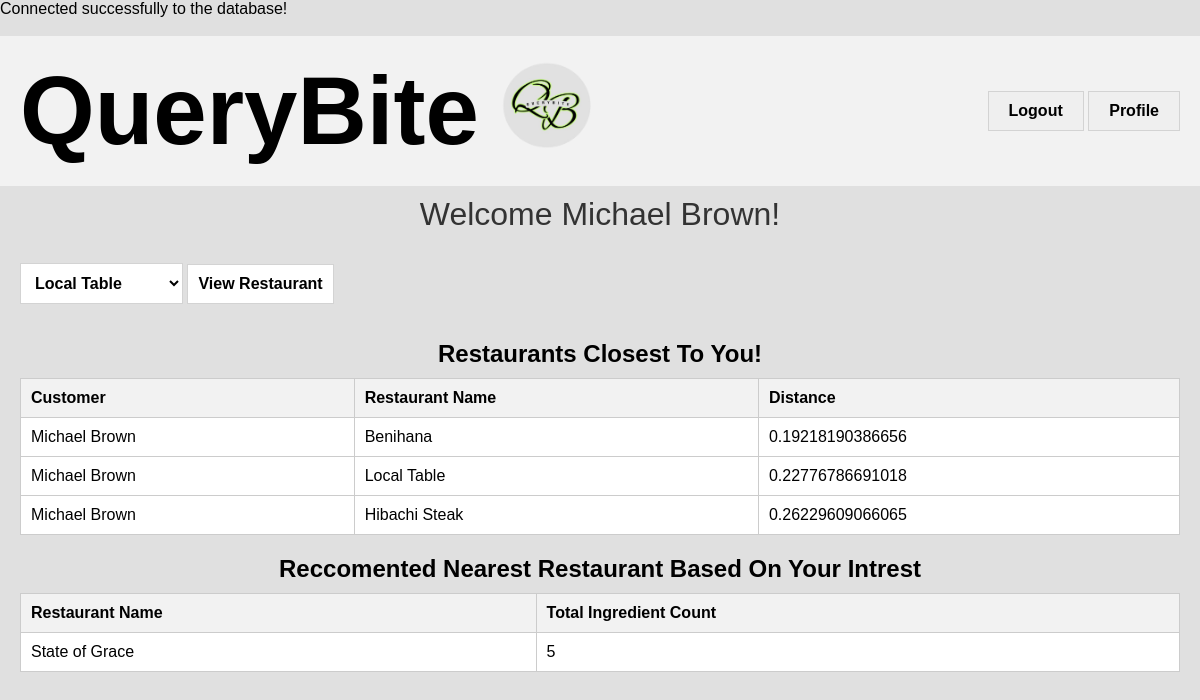
The page /customer_home.php?customer_id=3 on the database its author committed.
### tables this page shows
CREATE TABLE `customers` (
  `Customer_ID` int(11) NOT NULL,
  `Name` varchar(20) NOT NULL,
  `Longitude` float NOT NULL,
  `Latitude` float NOT NULL,
  `username` varchar(25) DEFAULT NULL,
  `pass` varchar(25) DEFAULT NULL
);

CREATE TABLE `restaurant` (
  `Restaurant_ID` int(11) NOT NULL,
  `Name` varchar(100) NOT NULL,
  `Longitude` float DEFAULT NULL,
  `Latitude` float DEFAULT NULL,
  `Rating` decimal(2,1) DEFAULT NULL,
  `open_time` time DEFAULT NULL,
  `close_time` time DEFAULT NULL,
  `total_tables` int(11) DEFAULT NULL
);

### customer_home.php (the view, shortened to what this page needs)
<?php
$customer_id = $_GET['customer_id'];
include 'dp_connection.php';
$customer_query = $conn->prepare("SELECT Name FROM customers WHERE Customer_ID = :customer_id");
$customer_query->bindParam(':customer_id', $customer_id, PDO::PARAM_INT);
$customer_query->execute();
$customer = $customer_query->fetch(PDO::FETCH_ASSOC);
$customer_name = $customer['Name'] ?? 'Guest';
$restaurant_query = $conn->prepare("SELECT Restaurant_ID, name FROM restaurant");
$restaurant_query->execute();
$restaurant_names = $restaurant_query->fetchAll(PDO::FETCH_ASSOC);
$reservations = [];
$ingredients = [];
if ($customer_id) {
    $reservation_query = $conn->prepare("SELECT c.Name AS Customer_Name, r.Restaurant_ID, r.Name AS Restaurant_Name,
        SQRT(POWER(c.Longitude - r.Longitude, 2) + POWER(c.Latitude - r.Latitude, 2)) AS Distance
        FROM customers AS c
        JOIN restaurant AS r ON (SELECT COUNT(*) FROM restaurant AS r2
        WHERE SQRT(POWER(c.Longitude - r2.Longitude, 2) + POWER(c.Latitude - r2.Latitude, 2))
        < SQRT(POWER(c.Longitude - r.Longitude, 2) + POWER(c.Latitude - r.Latitude, 2)) AND c.Customer_ID = c.Customer_ID) < 3
        && c.Customer_ID = :customer_id ORDER BY c.Customer_ID, Distance;");
    $reservation_query->bindParam(':customer_id', $customer_id, PDO::PARAM_INT);
    $reservation_query->execute();
    $reservations = $reservation_query->fetchAll(PDO::FETCH_ASSOC);
    $ingredient_query = $conn->prepare("SELECT f.Restaurant_Name, Max(Total_Ingredient_Count)
        FROM ( SELECT t1.Restaurant_Name, COUNT(t1.Ingredient_Count) AS Total_Ingredient_Count
        FROM (SELECT r.Restaurant_ID, r.Name AS Restaurant_Name, i.Name AS Ingredient_Name, i.ingredient_ID, COUNT(di.ingredient_ID) AS Ingredient_Count
        FROM restaurant r
        JOIN menu m ON r.Restaurant_ID = m.Restaurant_ID
        JOIN dish d ON m.Menu_ID = d.Menu_ID
        JOIN dishingredients di ON d.Dish_ID = di.Dish_ID
        JOIN ingredients i ON di.ingredient_ID = i.ingredient_ID
        GROUP BY r.Restaurant_ID, r.Name, i.Name, i.ingredient_ID) t1
        JOIN (SELECT c.Customer_ID, i.ingredient_ID
        FROM customers c
        JOIN favoritemeal fm ON c.Customer_ID = fm.Customer_ID
        JOIN dishingredients di ON fm.Dish_ID = di.Dish_ID
        JOIN ingredients i ON di.ingredient_ID = i.ingredient_ID) t2
        ON t1.ingredient_ID = t2.ingredient_ID
        WHERE t2.Customer_ID = :customer_id
        GROUP BY t1.Restaurant_Name
        ORDER BY Total_Ingredient_Count DESC) f;");
    $ingredient_query->bindParam(':customer_id', $customer_id, PDO::PARAM_INT);
    $ingredient_query->execute();
    $ingredients = $ingredient_query->fetchAll(PDO::FETCH_ASSOC);
}
?>
<!DOCTYPE html>
<html lang="en">
<head>
</head>
<body>
    <div class="header">
        <h1>QueryBite <img src="imagefiles/Q2.png" alt="Logo"></h1>
        <div class="buttons">
            <button onclick="location.href='login.php'">Logout</button>
            <button onclick="location.href='profile.php?customer_id=<?php echo $customer_id; ?>'">Profile</button>
        </div>
    </div>
    <div class="subheading">Welcome <?php echo htmlspecialchars($customer_name); ?>!</div>
    <div class="content">
        <div class="actions">
            <form method="post">
                <select name="restaurant_id">
                    <?php foreach ($restaurant_names as $restaurant): ?>
                        <option value="<?php echo $restaurant['Restaurant_ID']; ?>">
                            <?php echo htmlspecialchars($restaurant['name']); ?>
                        </option>
                    <?php endforeach; ?>
                </select>
                <button type="submit" name="view_restaurant">View Restaurant</button>
            </form>
        </div>
        <?php if ($customer_id): ?>
            <div class="tables">
    <h2 style="text-align: center; font-weight: bold; margin-bottom: 10px;">Restaurants Closest To You!</h2>
    <table>
        <thead>
            <tr>
                <th>Customer</th>
                <th>Restaurant Name</th>
                <th>Distance</th>
            </tr>
        </thead>
        <tbody>
            <?php foreach ($reservations as $reservation): ?>
                <tr>
                    <td><?php echo htmlspecialchars($reservation['Customer_Name'] ?? 'N/A'); ?></td>
                    <td><?php echo htmlspecialchars($reservation['Restaurant_Name'] ?? 'N/A'); ?></td>
                    <td><?php echo htmlspecialchars($reservation['Distance'] ?? 'N/A'); ?></td>
                </tr>
            <?php endforeach; ?>
        </tbody>
    </table>
    <h2 style="text-align: center; font-weight: bold; margin-top: 20px; margin-bottom: 10px;">Reccomented Nearest Restaurant Based On Your Intrest</h2>
    <table>
        <thead>
            <tr>
                <th>Restaurant Name</th>
                <th>Total Ingredient Count</th>
            </tr>
        </thead>
        <tbody>
            <?php foreach ($ingredients as $ingredient): ?>
                <tr>
                    <td><?php echo htmlspecialchars($ingredient['Restaurant_Name'] ?? 'N/A'); ?></td>
                    <td><?php echo htmlspecialchars($ingredient['Max(Total_Ingredient_Count)'] ?? 'N/A'); ?></td>
                </tr>
            <?php endforeach; ?>
        </tbody>
    </table>
</div>
        <?php endif; ?>
    </div>
</body>
</html>

### customer_home.php (style rules this page uses)
body { background-color: #e0e0e0; font-family: Arial, sans-serif; margin: 0; }
.header { display: flex; align-items: center; padding: 20px; background-color: #f2f2f2; }
.header h1 { flex: 1; text-align: left; font-size: 6em; margin: 0; display: flex; align-items: center; }
.header h1 img { margin-left: 20px; width: 100px; height: 100px; }
.header .buttons { margin-left: auto; }
.header .buttons button { padding: 10px 20px; font-size: 1em; font-weight: bold; cursor: pointer; border: 1px solid lightgray; }
.subheading { text-align: center; font-size: 2em; margin: 10px 0; color: #333; }
.content { padding: 20px; }
.content .actions { display: flex; justify-content: space-between; margin-bottom: 20px; }
.content .actions button, .content .actions select, .content .actions input { padding: 10px; font-size: 1em; font-weight: bold; cursor: pointer; border: 1px solid lightgray; background-color: #fff; }
.tables { display: block; gap: 20px; }
.tables table { width: 100%; border-collapse: collapse; margin-bottom: 20px; background-color: #fff; }
.tables th, .tables td { padding: 10px; border: 1px solid #ccc; text-align: left; }
.tables th { background-color: #f2f2f2; }

### rows shown on the page
customers: Name "Michael Brown", restaurant.Name "Benihana", Distance "0.19218190386656", restaurant.Name "Local Table", Distance "0.22776786691018", restaurant.Name "Hibachi Steak", Distance "0.26229609066065"

### other values the page prints
$ingredient['Restaurant_Name'] "State of Grace"
$ingredient['Max(Total_Ingredient_Count)'] "5"
form field restaurant_id "Local Table"
